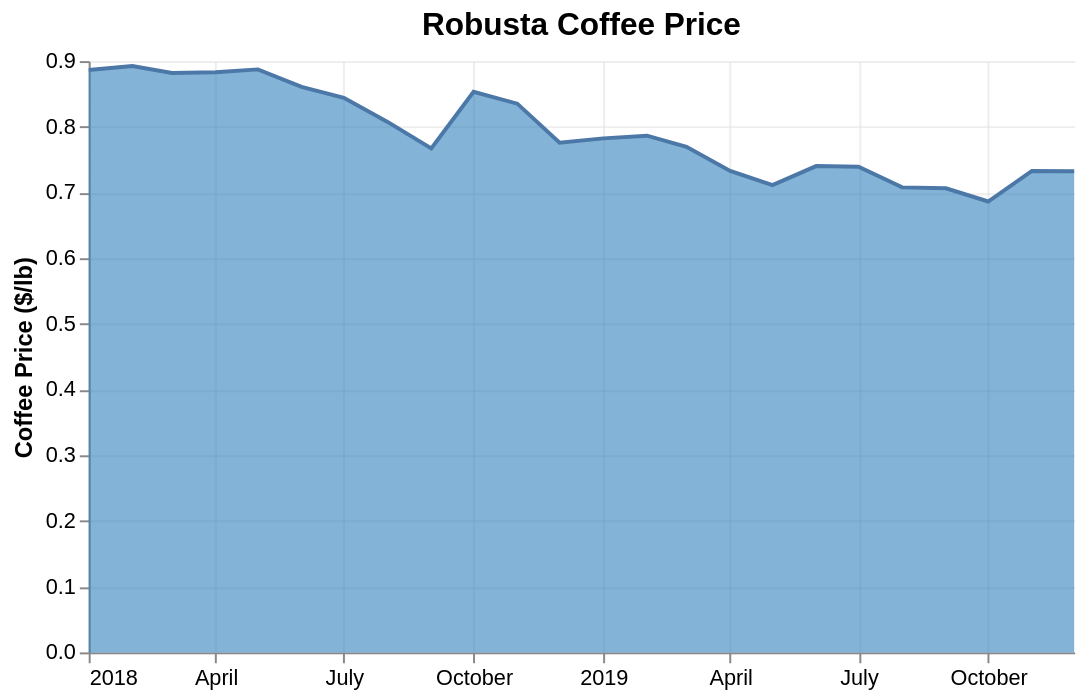

Vega-Lite specification stored for this chart:
### Vega-Lite specification from a JSON file in a GitHub repository (floating-point values rounded to 4 significant figures)
{"$schema": "https://vega.github.io/schema/vega-lite/v5.json", "title": {"text": "Robusta Coffee Price", "fontSize": 16, "fontWeight": "bold"}, "width": 500, "height": 300, "data": {"values": [{"month": "2018-01", "price": 0.8865}, {"month": "2018-02", "price": 0.8924}, {"month": "2018-03", "price": 0.8818}, {"month": "2018-04", "price": 0.8831}, {"month": "2018-05", "price": 0.8874}, {"month": "2018-06", "price": 0.8607}, {"month": "2018-07", "price": 0.8442}, {"month": "2018-08", "price": 0.8074}, {"month": "2018-09", "price": 0.767}, {"month": "2018-10", "price": 0.8532}, {"month": "2018-11", "price": 0.8352}, {"month": "2018-12", "price": 0.7757}, {"month": "2019-01", "price": 0.7824}, {"month": "2019-02", "price": 0.7865}, {"month": "2019-03", "price": 0.7696}, {"month": "2019-04", "price": 0.7328}, {"month": "2019-05", "price": 0.7112}, {"month": "2019-06", "price": 0.7402}, {"month": "2019-07", "price": 0.7393}, {"month": "2019-08", "price": 0.7078}, {"month": "2019-09", "price": 0.7064}, {"month": "2019-10", "price": 0.6863}, {"month": "2019-11", "price": 0.7328}, {"month": "2019-12", "price": 0.7322}]}, "mark": {"type": "area", "color": "#3182bd", "opacity": 0.6, "line": true, "strokeWidth": 1.5}, "encoding": {"x": {"field": "month", "type": "temporal", "title": null, "axis": {"grid": true}}, "y": {"field": "price", "type": "quantitative", "title": "Coffee Price ($/lb)", "axis": {"titleFontWeight": "bold", "grid": true}}, "tooltip": [{"field": "month", "type": "temporal", "title": "Month"}, {"field": "price", "type": "quantitative", "title": "Price", "format": "$.3f"}]}, "config": {"axis": {"gridColor": "#ddd", "gridOpacity": 0.5, "labelFontSize": 11, "titleFontSize": 12}, "view": {"stroke": null}}}
